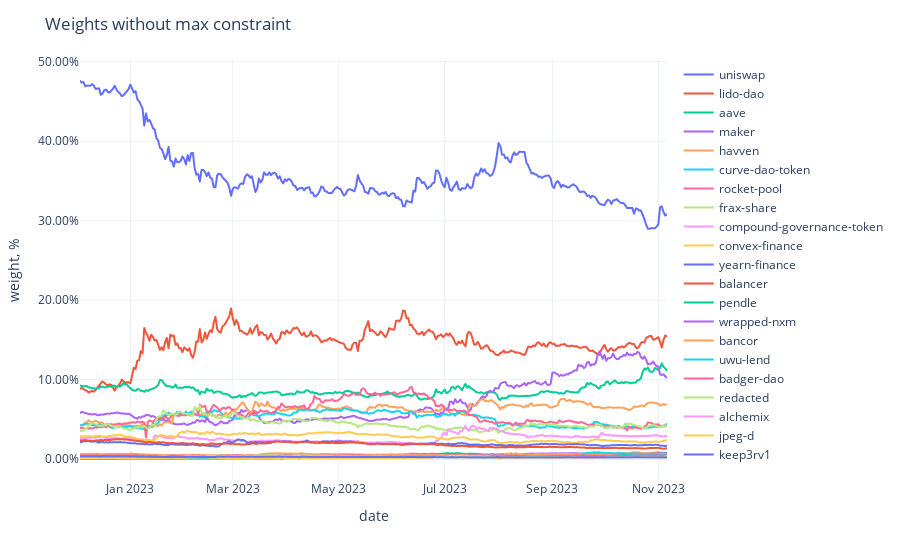

The notebook cell this image was saved under:
### Code cell
fig = px.line(weights,
              labels={'value': 'weight, %', 'variable': ''})
fig.update_traces(
    hovertemplate="%{y}"
)
fig.update_yaxes(
    tickformat=".2%",
)
fig.update_xaxes(
    showspikes=True,
    spikethickness=2,
    spikedash="dot",
    spikecolor="#999999",
    spikemode="across",
)
fig.update_layout(
    ## showlegend=False,
    hovermode="x",
    hoverdistance=100,  ## Distance to show hover label of data point
    spikedistance=1000,  ## Distance to show spike
    template='plotly_white',
    title='Weights without max constraint'
)

### Figure 1 — Plotly figure (JSON) as saved in the notebook; plotly's stock layout.template omitted (floating-point values rounded to 4 significant figures; data arrays with more than 128 entries replaced by an {"elided": "..."} marker saying what was removed)
{"data": [{"hovertemplate": "%{y}", "legendgroup": "uniswap", "line": {"color": "#636efa", "dash": "solid"}, "marker": {"symbol": "circle"}, "mode": "lines", "name": "uniswap", "showlegend": true, "type": "scattergl", "x": {"elided": "337 str values"}, "xaxis": "x", "y": {"elided": "337 float values"}, "yaxis": "y"}, {"hovertemplate": "%{y}", "legendgroup": "lido-dao", "line": {"color": "#EF553B", "dash": "solid"}, "marker": {"symbol": "circle"}, "mode": "lines", "name": "lido-dao", "showlegend": true, "type": "scattergl", "x": {"elided": "337 str values"}, "xaxis": "x", "y": {"elided": "337 float values"}, "yaxis": "y"}, {"hovertemplate": "%{y}", "legendgroup": "aave", "line": {"color": "#00cc96", "dash": "solid"}, "marker": {"symbol": "circle"}, "mode": "lines", "name": "aave", "showlegend": true, "type": "scattergl", "x": {"elided": "337 str values"}, "xaxis": "x", "y": {"elided": "337 float values"}, "yaxis": "y"}, {"hovertemplate": "%{y}", "legendgroup": "maker", "line": {"color": "#ab63fa", "dash": "solid"}, "marker": {"symbol": "circle"}, "mode": "lines", "name": "maker", "showlegend": true, "type": "scattergl", "x": {"elided": "337 str values"}, "xaxis": "x", "y": {"elided": "337 float values"}, "yaxis": "y"}, {"hovertemplate": "%{y}", "legendgroup": "havven", "line": {"color": "#FFA15A", "dash": "solid"}, "marker": {"symbol": "circle"}, "mode": "lines", "name": "havven", "showlegend": true, "type": "scattergl", "x": {"elided": "337 str values"}, "xaxis": "x", "y": {"elided": "337 float values"}, "yaxis": "y"}, {"hovertemplate": "%{y}", "legendgroup": "curve-dao-token", "line": {"color": "#19d3f3", "dash": "solid"}, "marker": {"symbol": "circle"}, "mode": "lines", "name": "curve-dao-token", "showlegend": true, "type": "scattergl", "x": {"elided": "337 str values"}, "xaxis": "x", "y": {"elided": "337 float values"}, "yaxis": "y"}, {"hovertemplate": "%{y}", "legendgroup": "rocket-pool", "line": {"color": "#FF6692", "dash": "solid"}, "marker": {"symbol": "circle"}, "mode": "lines", "name": "rocket-pool", "showlegend": true, "type": "scattergl", "x": {"elided": "337 str values"}, "xaxis": "x", "y": {"elided": "337 float values"}, "yaxis": "y"}, {"hovertemplate": "%{y}", "legendgroup": "frax-share", "line": {"color": "#B6E880", "dash": "solid"}, "marker": {"symbol": "circle"}, "mode": "lines", "name": "frax-share", "showlegend": true, "type": "scattergl", "x": {"elided": "337 str values"}, "xaxis": "x", "y": {"elided": "337 float values"}, "yaxis": "y"}, {"hovertemplate": "%{y}", "legendgroup": "compound-governance-token", "line": {"color": "#FF97FF", "dash": "solid"}, "marker": {"symbol": "circle"}, "mode": "lines", "name": "compound-governance-token", "showlegend": true, "type": "scattergl", "x": {"elided": "337 str values"}, "xaxis": "x", "y": {"elided": "337 float values"}, "yaxis": "y"}, {"hovertemplate": "%{y}", "legendgroup": "convex-finance", "line": {"color": "#FECB52", "dash": "solid"}, "marker": {"symbol": "circle"}, "mode": "lines", "name": "convex-finance", "showlegend": true, "type": "scattergl", "x": {"elided": "337 str values"}, "xaxis": "x", "y": {"elided": "337 float values"}, "yaxis": "y"}, {"hovertemplate": "%{y}", "legendgroup": "yearn-finance", "line": {"color": "#636efa", "dash": "solid"}, "marker": {"symbol": "circle"}, "mode": "lines", "name": "yearn-finance", "showlegend": true, "type": "scattergl", "x": {"elided": "337 str values"}, "xaxis": "x", "y": {"elided": "337 float values"}, "yaxis": "y"}, {"hovertemplate": "%{y}", "legendgroup": "balancer", "line": {"color": "#EF553B", "dash": "solid"}, "marker": {"symbol": "circle"}, "mode": "lines", "name": "balancer", "showlegend": true, "type": "scattergl", "x": {"elided": "337 str values"}, "xaxis": "x", "y": {"elided": "337 float values"}, "yaxis": "y"}, {"hovertemplate": "%{y}", "legendgroup": "pendle", "line": {"color": "#00cc96", "dash": "solid"}, "marker": {"symbol": "circle"}, "mode": "lines", "name": "pendle", "showlegend": true, "type": "scattergl", "x": {"elided": "337 str values"}, "xaxis": "x", "y": {"elided": "337 float values"}, "yaxis": "y"}, {"hovertemplate": "%{y}", "legendgroup": "wrapped-nxm", "line": {"color": "#ab63fa", "dash": "solid"}, "marker": {"symbol": "circle"}, "mode": "lines", "name": "wrapped-nxm", "showlegend": true, "type": "scattergl", "x": {"elided": "337 str values"}, "xaxis": "x", "y": {"elided": "337 float values"}, "yaxis": "y"}, {"hovertemplate": "%{y}", "legendgroup": "bancor", "line": {"color": "#FFA15A", "dash": "solid"}, "marker": {"symbol": "circle"}, "mode": "lines", "name": "bancor", "showlegend": true, "type": "scattergl", "x": {"elided": "337 str values"}, "xaxis": "x", "y": {"elided": "337 float values"}, "yaxis": "y"}, {"hovertemplate": "%{y}", "legendgroup": "uwu-lend", "line": {"color": "#19d3f3", "dash": "solid"}, "marker": {"symbol": "circle"}, "mode": "lines", "name": "uwu-lend", "showlegend": true, "type": "scattergl", "x": {"elided": "337 str values"}, "xaxis": "x", "y": {"elided": "337 float values"}, "yaxis": "y"}, {"hovertemplate": "%{y}", "legendgroup": "badger-dao", "line": {"color": "#FF6692", "dash": "solid"}, "marker": {"symbol": "circle"}, "mode": "lines", "name": "badger-dao", "showlegend": true, "type": "scattergl", "x": {"elided": "337 str values"}, "xaxis": "x", "y": {"elided": "337 float values"}, "yaxis": "y"}, {"hovertemplate": "%{y}", "legendgroup": "redacted", "line": {"color": "#B6E880", "dash": "solid"}, "marker": {"symbol": "circle"}, "mode": "lines", "name": "redacted", "showlegend": true, "type": "scattergl", "x": {"elided": "337 str values"}, "xaxis": "x", "y": {"elided": "337 float values"}, "yaxis": "y"}, {"hovertemplate": "%{y}", "legendgroup": "alchemix", "line": {"color": "#FF97FF", "dash": "solid"}, "marker": {"symbol": "circle"}, "mode": "lines", "name": "alchemix", "showlegend": true, "type": "scattergl", "x": {"elided": "337 str values"}, "xaxis": "x", "y": {"elided": "337 float values"}, "yaxis": "y"}, {"hovertemplate": "%{y}", "legendgroup": "jpeg-d", "line": {"color": "#FECB52", "dash": "solid"}, "marker": {"symbol": "circle"}, "mode": "lines", "name": "jpeg-d", "showlegend": true, "type": "scattergl", "x": {"elided": "337 str values"}, "xaxis": "x", "y": {"elided": "337 float values"}, "yaxis": "y"}, {"hovertemplate": "%{y}", "legendgroup": "keep3rv1", "line": {"color": "#636efa", "dash": "solid"}, "marker": {"symbol": "circle"}, "mode": "lines", "name": "keep3rv1", "showlegend": true, "type": "scattergl", "x": {"elided": "337 str values"}, "xaxis": "x", "y": {"elided": "337 float values"}, "yaxis": "y"}], "layout": {"hoverdistance": 100, "hovermode": "x", "legend": {"title": {"text": ""}, "tracegroupgap": 0}, "margin": {"t": 60}, "spikedistance": 1000, "title": {"text": "Weights without max constraint"}, "xaxis": {"anchor": "y", "domain": [0, 1], "showspikes": true, "spikecolor": "#999999", "spikedash": "dot", "spikemode": "across", "spikethickness": 2, "title": {"text": "date"}}, "yaxis": {"anchor": "x", "domain": [0, 1], "tickformat": ".2%", "title": {"text": "weight, %"}}}}
